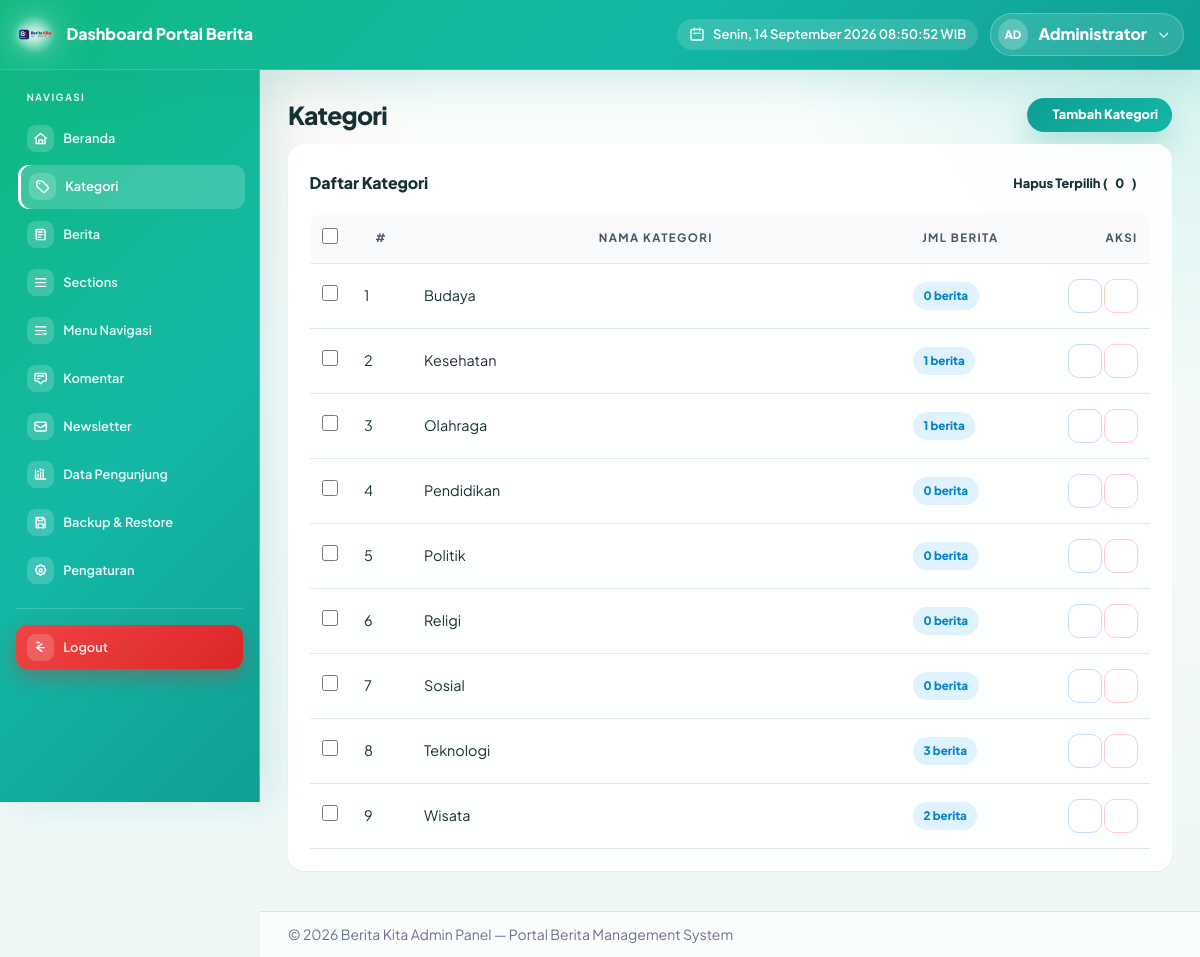
/admin/kategori.php (signed in), run on the app's committed database.
### tables this page shows
CREATE TABLE `settings` (
  `id` int unsigned NOT NULL AUTO_INCREMENT,
  `site_name` varchar(150) NOT NULL,
  `site_tagline` varchar(255) DEFAULT NULL,
  `logo_path` varchar(255) DEFAULT NULL,
  `favicon_path` varchar(255) DEFAULT NULL,
  `latest_news_count` int NOT NULL DEFAULT '5',
  `created_at` timestamp NULL DEFAULT CURRENT_TIMESTAMP,
  `updated_at` timestamp NULL DEFAULT NULL ON UPDATE CURRENT_TIMESTAMP,
  `footer_email` varchar(255) DEFAULT NULL,
  `footer_address` text,
  `footer_phone` varchar(50) DEFAULT NULL,
  `footer_social_facebook` varchar(255) DEFAULT NULL,
  `footer_social_twitter` varchar(255) DEFAULT NULL,
  `footer_social_instagram` varchar(255) DEFAULT NULL,
  `komentar_aktif` tinyint(1) NOT NULL DEFAULT '1',
  `komentar_moderasi` tinyint(1) NOT NULL DEFAULT '1',
  `komentar_captcha` tinyint(1) NOT NULL DEFAULT '1',
  `komentar_max_links` tinyint NOT NULL DEFAULT '2',
  `komentar_interval_detik` int NOT NULL DEFAULT '30',
  `komentar_kata_kasar` text,
  `theme_id` varchar(50) NOT NULL DEFAULT 'indigo',
  `theme_color_id` varchar(50) NOT NULL DEFAULT 'purple',
  `footer_admin_link_url` varchar(255) DEFAULT '/admin/login',
  `footer_admin_link_title` varchar(255) DEFAULT 'Login Admin',
  `footer_admin_link_show` tinyint(1) NOT NULL DEFAULT '1',
  PRIMARY KEY (`id`)
);

CREATE TABLE `kategori` (
  `id` int unsigned NOT NULL AUTO_INCREMENT,
  `nama` varchar(100) NOT NULL,
  `slug` varchar(150) NOT NULL,
  `grid_count` int NOT NULL DEFAULT '12',
  `grid_style` varchar(20) NOT NULL DEFAULT 'grid',
  `animasi` varchar(30) NOT NULL DEFAULT 'fade-up',
  `created_at` timestamp NULL DEFAULT CURRENT_TIMESTAMP,
  PRIMARY KEY (`id`)
);

### admin/kategori.php (the view, shortened to what the rows shown need)
<?php
require_once __DIR__ . '/auth.php';
$kategoris = [];
$result = $conn->query("SELECT k.*, (SELECT COUNT(*) FROM berita WHERE kategori_id = k.id) AS jml_berita FROM kategori k ORDER BY k.nama ASC");
if ($result) {
    while ($row = $result->fetch_assoc()) {
        $kategoris[] = $row;
    }
}
include __DIR__ . '/header.php';
?>
<div class="d-flex justify-content-between align-items-center mb-3">
    <h1 class="h4 mb-0">Kategori</h1>
</div>
<div class="card border-0 shadow-sm rounded-4">
    <div class="card-body">
        <div class="d-flex align-items-center justify-content-between mb-3">
            <h2 class="h6 mb-0">Daftar Kategori</h2>
                    <?php echo ui_icon('trash', 'w-4 h-4'); ?> Hapus Terpilih (<span id="bulkCount">0</span>)
        </div>
        <div class="table-responsive">
            <table class="table align-middle table-sm">
                <thead>
                <tr>
                    <th width="40"><input type="checkbox" class="form-check-input" id="bulkAll" title="Pilih semua"></th>
                    <th width="60">#</th>
                    <th>Nama Kategori</th>
                    <th width="120">Jml Berita</th>
                    <th width="130" class="text-end">Aksi</th>
                </tr>
                </thead>
                <tbody>
                <?php if (empty($kategoris)): ?>
                    <tr>
                        <td colspan="5" class="text-center text-muted py-3">Belum ada kategori.</td>
                    </tr>
                <?php else: ?>
                    <?php foreach ($kategoris as $index => $kat): ?>
                        <tr>
                            <td><input type="checkbox" class="form-check-input bulk-cb" value="<?php echo (int)$kat['id']; ?>"></td>
                            <td><?php echo $index + 1; ?></td>
                            <td><?php echo htmlspecialchars($kat['nama']); ?></td>
                            <td>
                                <span class="badge bg-info-subtle text-info"><?php echo (int)$kat['jml_berita']; ?> berita</span>
                            </td>
                            <td class="text-end">
                                <a href="kategori?action=edit&id=<?php echo (int)$kat['id']; ?>" class="btn-icon btn-edit" title="Ubah" aria-label="Ubah"
                                   data-modal-open="modalEditKategori"
                                   data-id="<?php echo (int)$kat['id']; ?>"
                                   data-nama="<?php echo htmlspecialchars($kat['nama']); ?>"
                                   data-slug="<?php echo htmlspecialchars($kat['slug']); ?>">
                                    <?php echo ui_icon('edit', 'w-5 h-5'); ?>
                                </a>
                                <button type="button" class="btn-icon btn-del btn-delete-kategori" title="Hapus" aria-label="Hapus" data-id="<?php echo (int)$kat['id']; ?>" data-nama="<?php echo htmlspecialchars($kat['nama']); ?>">
                                    <?php echo ui_icon('trash', 'w-5 h-5'); ?>
                                </button>
                            </td>
                        </tr>
                    <?php endforeach; ?>
                <?php endif; ?>
                </tbody>
            </table>
        </div>
    </div>
</div>
<?php
include __DIR__ . '/footer.php';

### admin/header.php (shortened to what the rows shown need)
<?php
require_once __DIR__ . '/auth.php';
?>
<!doctype html>
<html lang="id">
<head>
    <script src="https://cdn.tailwindcss.com"></script>
</head>
<body>
<nav class="navbar navbar-expand navbar-dark navbar-admin">
    <div class="container-fluid">
        <a class="navbar-brand" href="dashboard">
            <span class="navbar-brand-logo" aria-hidden="true">
                <?php if (!empty($settings['logo_path'])): ?>
                    <img src="../<?php echo htmlspecialchars($settings['logo_path']); ?>" alt="">
                <?php endif; ?>
            </span>
        </a>
    </div>
</nav>
<div class="container-fluid admin-shell">
    <div class="admin-layout">
        <main>

### config.php (shortened to what the rows shown need)
<?php
$db_host = 'localhost';
$db_user = 'root';
$db_pass = '';
$db_name = 'portal_berita';
$conn = new mysqli($db_host, $db_user, $db_pass, $db_name);
$conn->set_charset('utf8mb4');
$settings = [
    'site_name' => 'Portal Berita',
    'site_tagline' => 'Portal berita modern dan informatif',
    'logo_path' => null,
    'favicon_path' => null,
    'latest_news_count' => 5,
    'footer_email' => null,
    'footer_address' => null,
    'footer_phone' => null,
    'footer_social_facebook' => null,
    'footer_social_twitter' => null,
    'footer_social_instagram' => null,
    'footer_admin_link_url' => '/admin/login',
    'footer_admin_link_title' => 'Login Admin',
    'footer_admin_link_show' => 1,
    'theme_id' => 'indigo',
    'theme_color_id' => 'purple',
];
function ui_icon(string $name, string $cls = 'w-5 h-5'): string
{
    $body = $b[$name] ?? $b['info'];
    return '<svg class="' . htmlspecialchars($cls) . '" viewBox="0 0 24 24" fill="none" stroke="currentColor" stroke-width="1.8" stroke-linecap="round" stroke-linejoin="round" aria-hidden="true">' . $body . '</svg>';
}
$resultSettings = $conn->query("SELECT * FROM settings ORDER BY id ASC LIMIT 1");
if ($resultSettings && $resultSettings->num_rows > 0) {
    $row = $resultSettings->fetch_assoc();
    $settings['site_name'] = $row['site_name'] ?? $settings['site_name'];
    $settings['site_tagline'] = $row['site_tagline'] ?? null;
    $settings['logo_path'] = $row['logo_path'] ?? null;
    $settings['favicon_path'] = $row['favicon_path'] ?? null;
    $settings['latest_news_count'] = max(1, min(20, (int)($row['latest_news_count'] ?? 5)));
    $settings['footer_email'] = $row['footer_email'] ?? null;
    $settings['footer_address'] = $row['footer_address'] ?? null;
    $settings['footer_phone'] = $row['footer_phone'] ?? null;
    $settings['footer_social_facebook'] = $row['footer_social_facebook'] ?? null;
    $settings['footer_social_twitter'] = $row['footer_social_twitter'] ?? null;
    $settings['footer_social_instagram'] = $row['footer_social_instagram'] ?? null;
    $settings['komentar_aktif'] = (int)($row['komentar_aktif'] ?? 1);
    $settings['komentar_moderasi'] = (int)($row['komentar_moderasi'] ?? 1);
    $settings['komentar_captcha'] = (int)($row['komentar_captcha'] ?? 1);
    $settings['komentar_max_links'] = max(0, min(10, (int)($row['komentar_max_links'] ?? 2)));
    $settings['komentar_interval_detik'] = max(5, min(600, (int)($row['komentar_interval_detik'] ?? 30)));
    $settings['theme_id'] = (string)($row['theme_id'] ?? $settings['theme_id']);
    $settings['theme_color_id'] = (string)($row['theme_color_id'] ?? $settings['theme_color_id']);
}

### admin/footer.php (shortened to what the rows shown need)
            <footer class="admin-footer">
                <p class="small text-muted mb-0">
                    &copy; <?php echo date('Y'); ?> <?php echo htmlspecialchars($settings['site_name'] ?? 'Portal Berita'); ?> Admin Panel &mdash; Portal Berita Management System
                </p>
            </footer>
        </main>
    </div>
</div>
</body>
</html>

### data on the page
settings: logo_path (picture), site_name "Berita Kita"
kategori: nama "Budaya", jml_berita "0"
kategori: nama "Kesehatan", jml_berita "1"
kategori: nama "Olahraga", jml_berita "1"
kategori: nama "Pendidikan", jml_berita "0"
kategori: nama "Politik", jml_berita "0"
kategori: nama "Religi", jml_berita "0"
kategori: nama "Sosial", jml_berita "0"
kategori: nama "Teknologi", jml_berita "3"
kategori: nama "Wisata", jml_berita "2"

### other printed values
$_SESSION['admin_nama'] "Administrator"
